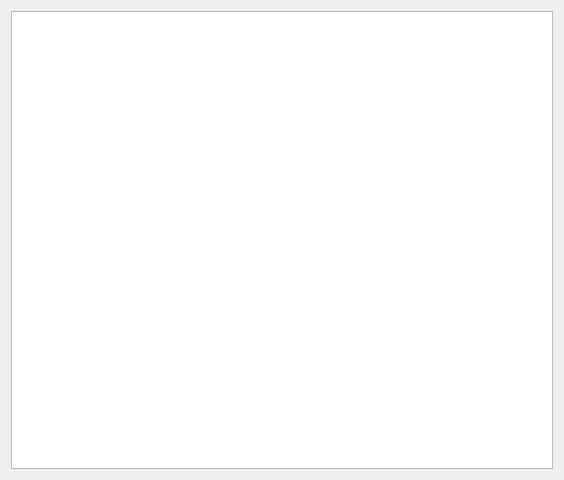
<?xml version="1.0" encoding="UTF-8"?>
<ui version="4.0">
 <class>HelpPage</class>
 <widget class="QDialog" name="HelpPage">
  <property name="geometry">
   <rect>
    <x>0</x>
    <y>0</y>
    <width>564</width>
    <height>480</height>
   </rect>
  </property>
  <property name="windowTitle">
   <string>Dialog</string>
  </property>
  <layout class="QVBoxLayout" name="verticalLayout">
   <item>
    <widget class="QTextBrowser" name="TextB_Main"/>
   </item>
  </layout>
 </widget>
 <resources/>
 <connections/>
</ui>
